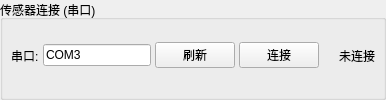
         <widget class="QGroupBox" name="sensorConnGroup">
          <property name="title">
           <string>传感器连接 (串口)</string>
          </property>
          <layout class="QHBoxLayout" name="sensorConnLayout">
           <property name="spacing"><number>4</number></property>
           <property name="leftMargin"><number>8</number></property>
           <property name="topMargin"><number>0</number></property>
           <property name="rightMargin"><number>8</number></property>
           <property name="bottomMargin"><number>6</number></property>
           <item><widget class="QLabel" name="sensorComLabel"><property name="text"><string>串口:</string></property></widget></item>
           <item><widget class="QLineEdit" name="sensorComPort"><property name="text"><string>COM3</string></property></widget></item>
           <item><widget class="QPushButton" name="sensorRefreshBtn"><property name="text"><string>刷新</string></property></widget></item>
           <item><widget class="QPushButton" name="sensorBtnConnect"><property name="text"><string>连接</string></property></widget></item>
           <item><spacer name="hSpacerSensorConn"><property name="orientation"><enum>Qt::Orientation::Horizontal</enum></property><property name="sizeHint" stdset="0"><size><width>0</width><height>0</height></size></property></spacer></item>
           <item><widget class="QLabel" name="sensorStatusLight"><property name="minimumSize"><size><width>12</width><height>12</height></size></property></widget></item>
           <item><widget class="QLabel" name="sensorStatusLabel"><property name="text"><string>未连接</string></property><property name="alignment"><set>Qt::AlignmentFlag::AlignRight|Qt::AlignmentFlag::AlignVCenter</set></property></widget></item>
          </layout>
         </widget>
